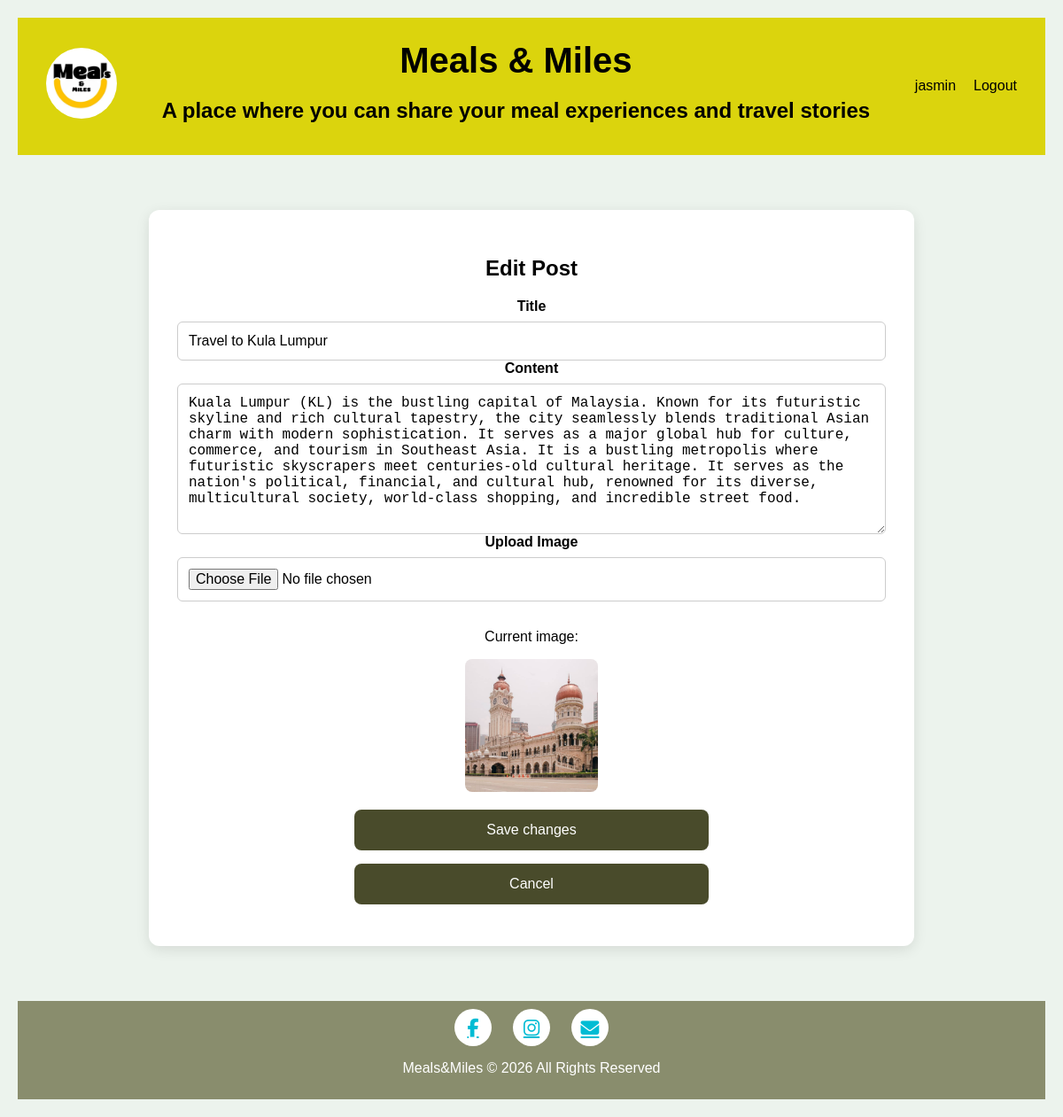
The page /edit_post/1 (signed in) on the database its author committed.
### Database/models.py (models this page shows)
class User(db.Model, UserMixin):
    id = db.Column(db.Integer, primary_key=True)
    posts = db.relationship('Post', backref='author', lazy=True , cascade="all, delete-orphan")
    comments = db.relationship('Comment', backref='user', lazy=True, cascade="all, delete-orphan")
    likes = db.relationship('Like', backref='user', lazy=True, cascade="all, delete-orphan")
    username = db.Column( db.String(150),unique=True, nullable=False)
    email = db.Column(db.String(150), unique=True, nullable=False)
    password = db.Column( db.String(255), nullable=False )
    profile_pic = db.Column(db.String(255),
        default='images/Default-Profile-Picture.png')
    name = db.Column(db.String(100))
    age = db.Column(db.Integer)
    gender = db.Column(db.String(20))
    place = db.Column(db.String(100))
    interests = db.Column(db.String(300))
    specify = db.Column(db.String(300))
    cuisine = db.Column(db.String(100))
    favourite_place = db.Column(db.String(150))
    about_me = db.Column(db.Text)
    profile_description = db.Column(db.Text)

class Post(db.Model):
        id = db.Column(db.Integer, primary_key=True)
        title = db.Column(db.String(200))
        content = db.Column(db.Text)
        image = db.Column(db.String(255))
        user_id = db.Column(db.Integer, db.ForeignKey('user.id'))
        likes = db.relationship('Like',backref='post', lazy=True, cascade="all, delete-orphan")
        comments = db.relationship('Comment',backref='post', lazy=True, cascade="all, delete-orphan")

### Database/views.py (the view, shortened to what this page needs)
@views.route('/edit_post/<int:post_id>', methods=['GET', 'POST'])
@login_required
def edit_post(post_id):
    print ("Edit post route reached")
    post = Post.query.get_or_404(post_id)
    print("Post ID:", post.id)
    print("Post owner:", post.user_id)
    print("Current user:", current_user.id)
    if post.user_id != current_user.id:
        return redirect(url_for('views.account'))
    return render_template('edit_post.html',post=post)

### Database/__init__.py (called while the page is built)
@login_manager.user_loader
def load_user(user_id):
    from .models import User
    return User.query.get(int(user_id))

### Database/templates/edit_post.html (shortened to what this page needs)
<!DOCTYPE html>
<html lang="en">
<head>
    <link rel="stylesheet" href="{{ url_for('static', filename='css/edit.css') }}">
    <link rel="stylesheet" href="https://cdnjs.cloudflare.com/ajax/libs/font-awesome/6.5.1/css/all.min.css">
</head>
<body>
    <nav class="navbar">
        <div class="nav-left">
            <img src="{{ url_for('static', filename='images/logo.png') }}" alt="LOGO" class="logo">
        </div>
        <div class="nav-center">
            <h1 class="main-heading">Meals & Miles</h1>
            <h2>A place where you can share your meal experiences and travel stories</h2>
        </div>
        <div class="nav-right" id="navRight">
            <a href="/account">{{ current_user.username }}</a>
            <a href="{{ url_for('views.logout') }}">Logout</a>
        </div>
    </nav>
    <section class="main">
        <div class="edit-post">
            <h2>Edit Post</h2>
            <form action="{{ url_for('views.edit_post' , post_id=post.id) }}" method="POST"
                enctype="multipart/form-data" id="postForm">
                <div class="form-group">
                    <label for="title">Title</label>
                    <input type="text" id="title" name="title" value="{{ post.title}}" required>
                </div>
                <div class="form-group">
                    <label for="content">Content</label>
                    <textarea id="content" name="content" rows="8" required>{{ post.content }} </textarea>
                </div>
                <div class="form-group">
                    <label for="image">Upload Image</label>
                    <input type="file" id="image" name="image" accept="image/*">
                    {% if post.image %}
                    <div class="current-image-preview">
                    <p>Current image:</p>
                    <img src="{{ url_for('static', filename=post.image) }}" alt="Post image" class="current-image">
                    </div>
                    {% endif %}
                </div>
                <button type="submit" class="submit-btn"> Save changes</button>
                <button type="button" class="cancel-btn" onclick="window.location.href='/account'">Cancel </button>
            </form>
        </div>
    </section>
    <footer class="footer">
        <div class="footer-icons">
            <a href="https://www.facebook.com/mealsandmiles">
                <i class="fab fa-facebook-f"></i>
            </a>
            <a href="https://www.instagram.com/_meals_and_miles/">
                <i class="fab fa-instagram"></i>
            </a>
            <a href="mailto:info@mealsandmiles.com">
                <i class="fas fa-envelope"></i>
            </a>
        </div>
        <p>Meals&Miles &copy; 2026 All Rights Reserved</p>
    </footer>
</body>
</html>

### Database/static/css/edit.css (style rules this page uses)
body { margin: 0; box-sizing: border-box; background-color: rgb(236, 243, 237); color: black; font-family: 'Arial', sans-serif; text-align: center; padding: 20px; }
.navbar { display: flex; justify-content: space-between; align-items: center; background-color: #dbd40d; padding: 1rem 2rem; }
.nav-left { color: #000000; font-size: 1.5rem; background-size: contain; background-repeat: no-repeat; }
.logo { width: 80px; height: 80px; border-radius: 50%; object-fit: cover; }
.nav-center { position: static; color: rgb(0, 0, 0); transform: none; width: 100%; margin-top: 10px; }
.nav-center .main-heading { font-size: 2.5rem; font-family: 'verdana', sans-serif; margin: 0; }
.nav-right { display: flex; gap: 20px; color: #000000; }
.nav-right a { color: #000000; text-decoration: none; font-size: 1rem; }
.main { padding: 30px; }
.form-group { display: flex; flex-direction: column; }
.form-group label { font-weight: bold; margin-bottom: 8px; }
.form-group input, .form-group select, .form-group textarea { padding: 12px; border: 1px solid #ccc; border-radius: 6px; font-size: 1rem; }
textarea { resize: vertical; }
.current-image-preview { width: 100%; text-align: center; margin-top: 15px; }
.current-image { max-width: 150px; height: 150px; object-fit: cover; border-radius: 8px; margin: 10px auto 20px auto; display: block; }
.submit-btn, .cancel-btn { width: 50%; padding: 14px; border: none; border-radius: 8px; font-size: 1rem; cursor: pointer; background: #494b2b; color: white; transition: 0.3s; margin-bottom: 15px; }
.edit-post { max-width: 800px; margin: 2rem auto; padding: 2rem; background: #ffffff; border-radius: 12px; box-shadow: 0 4px 15px rgba(0,0,0,0.1); }
.footer { background-color: #41431193; padding: 0.6rem 0.4rem; height: 8%; margin: 0; flex: 1; flex-shrink: 0; }
.footer-icons { display: flex; justify-content: center; gap: 1.5rem; margin-bottom: 1rem; }
.footer-icons a { color: #00bcd4; font-size: 1.3rem; width: 42px; height: 42px; border-radius: 50%; background-color: #fff; display: flex; align-items: center; justify-content: center; transition: all 0.3s ease; }
.footer p { color: white; font-size: 1rem; text-align: center; }

### rows shown on the page
User: username "jasmin"
Post: title "Travel to Kula Lumpur", content "Kuala Lumpur (KL) is the bustling capital of Malaysia. Known for its futuristic skyline and rich cultural tapestry, the city seamlessly blends traditional Asian charm with modern sophistication. It serves as a major global hub for culture, commerce, and tourism in Southeast Asia. It is a bustling metropolis where futuristic skyscrapers meet centuries-old cultural heritage. It serves as the nation's political, financial, and cultural hub, renowned for its diverse, multicultural society, world-class shopping, and incredible street food.", image (picture)
